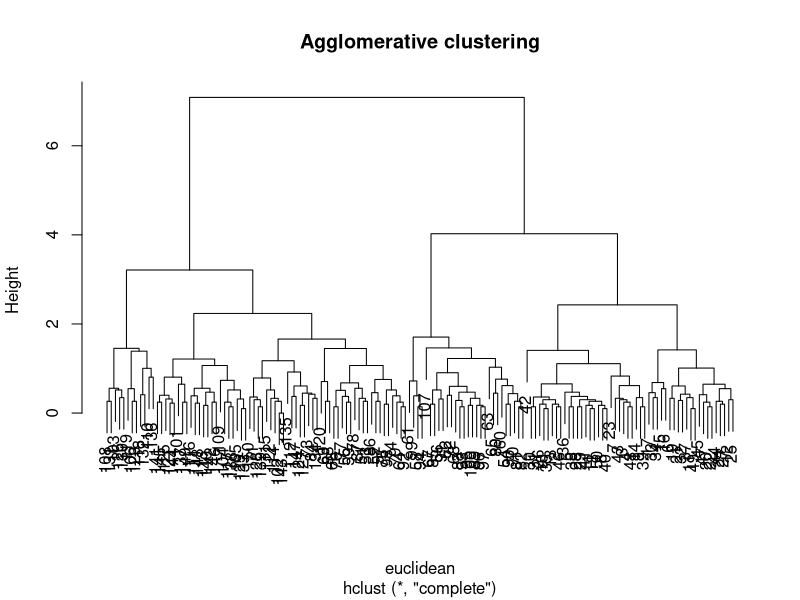
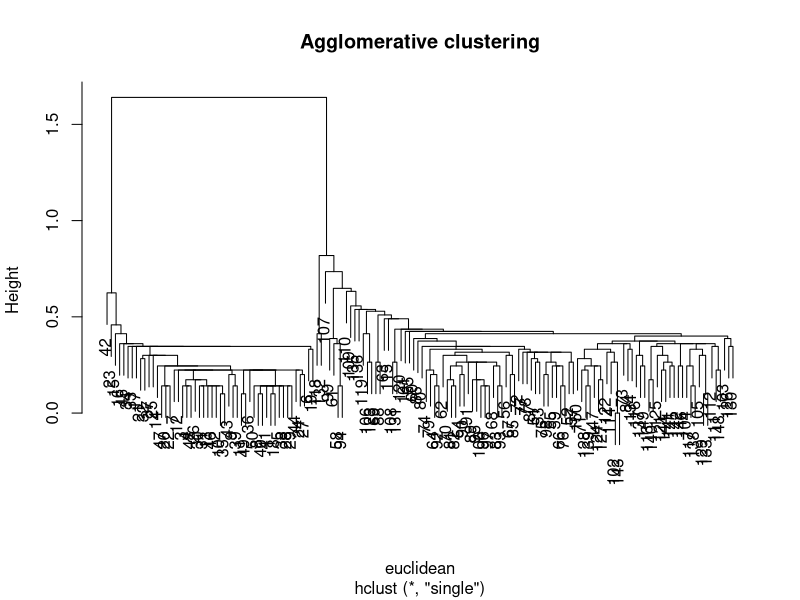
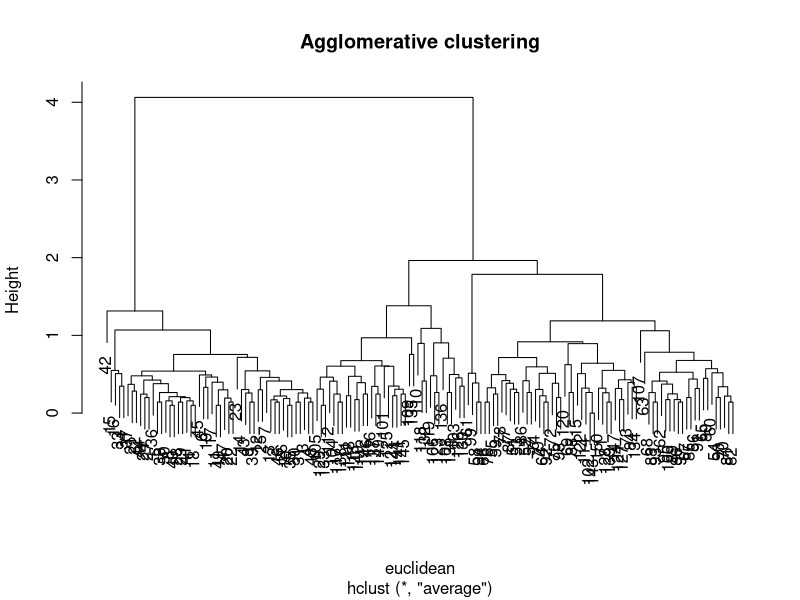
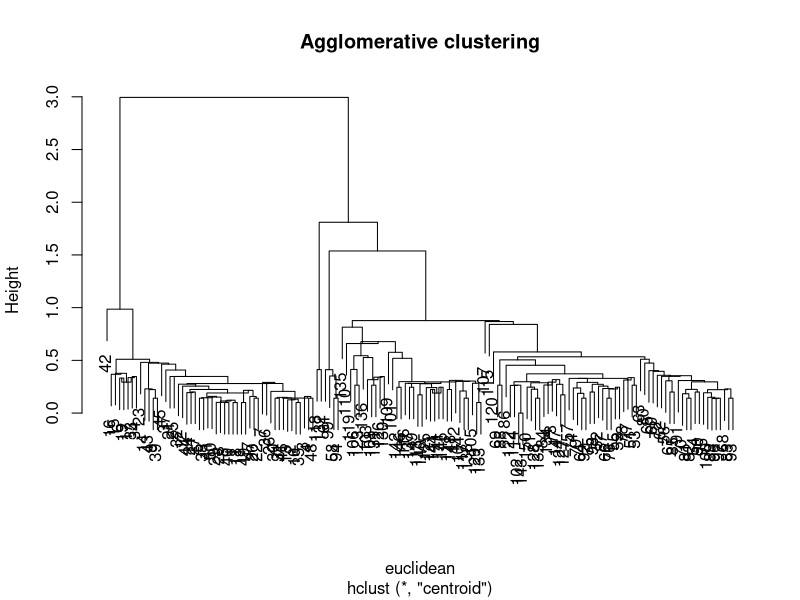
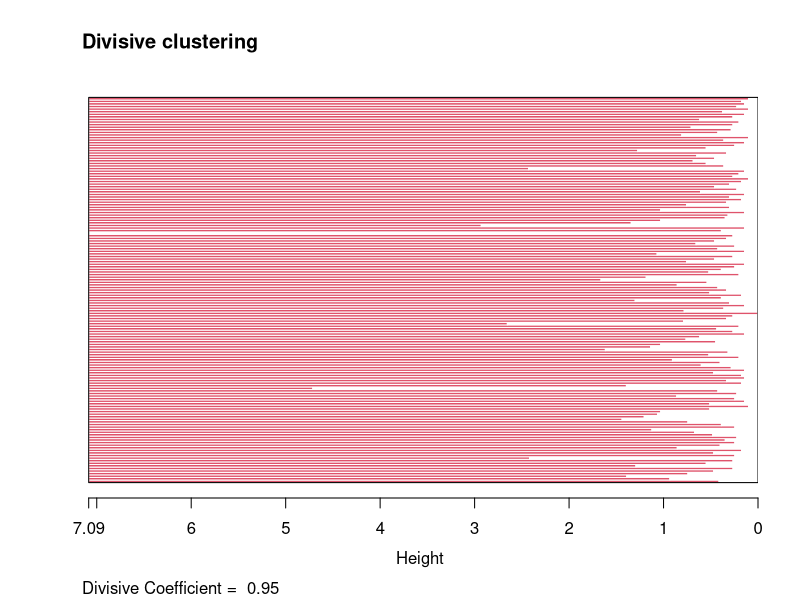
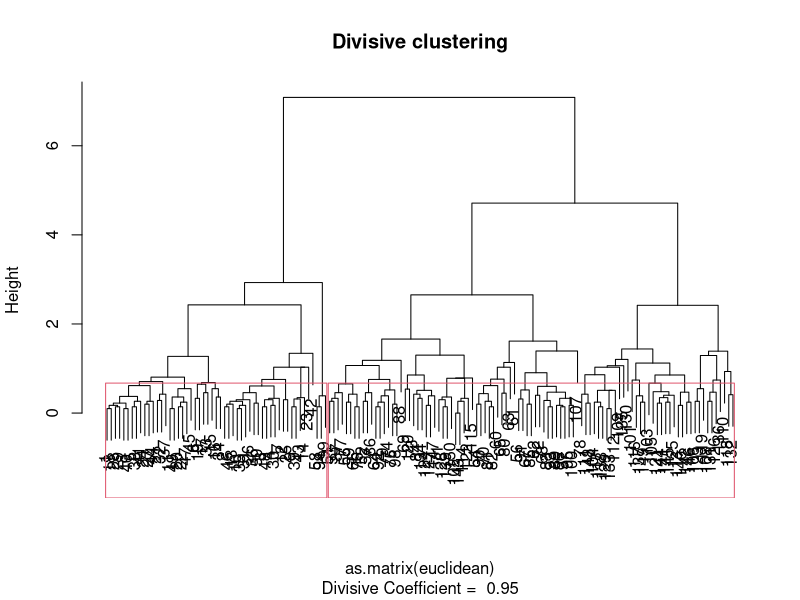

Write the R code that produced these figures, in order.
# loading libraries and data
library(cluster)
data = iris

# calculating euclidean distance
euclidean = daisy(data[0:4], metric = c("euclidean"))
class(euclidean)

# performing agglomerative clustering with complete linkage
agglomerative_cluster = hclust(euclidean, method = "complete")
plot(agglomerative_cluster, main = "Agglomerative clustering")

# performing agglomerative clustering with single linkage
agglomerative_cluster = hclust(euclidean, method = "single")
plot(agglomerative_cluster, main = "Agglomerative clustering")

# performing agglomerative clustering with mean linkage
agglomerative_cluster = hclust(euclidean, method = "average")
plot(agglomerative_cluster, main = "Agglomerative clustering")

# performing agglomerative clustering with centroid linkage
agglomerative_cluster = hclust(euclidean, method = "centroid")
plot(agglomerative_cluster, main = "Agglomerative clustering")

# performing divisive clustering
divisive_cluster <- diana(as.matrix(euclidean), diss = TRUE, keep.diss = TRUE)
plot(divisive_cluster, main = "Divisive clustering")

# plotting dividing rectangle
rect.hclust(divisive_cluster, k = 2)

# viewing divided groups
group = cutree(divisive_cluster, k = 2)
table(group)
